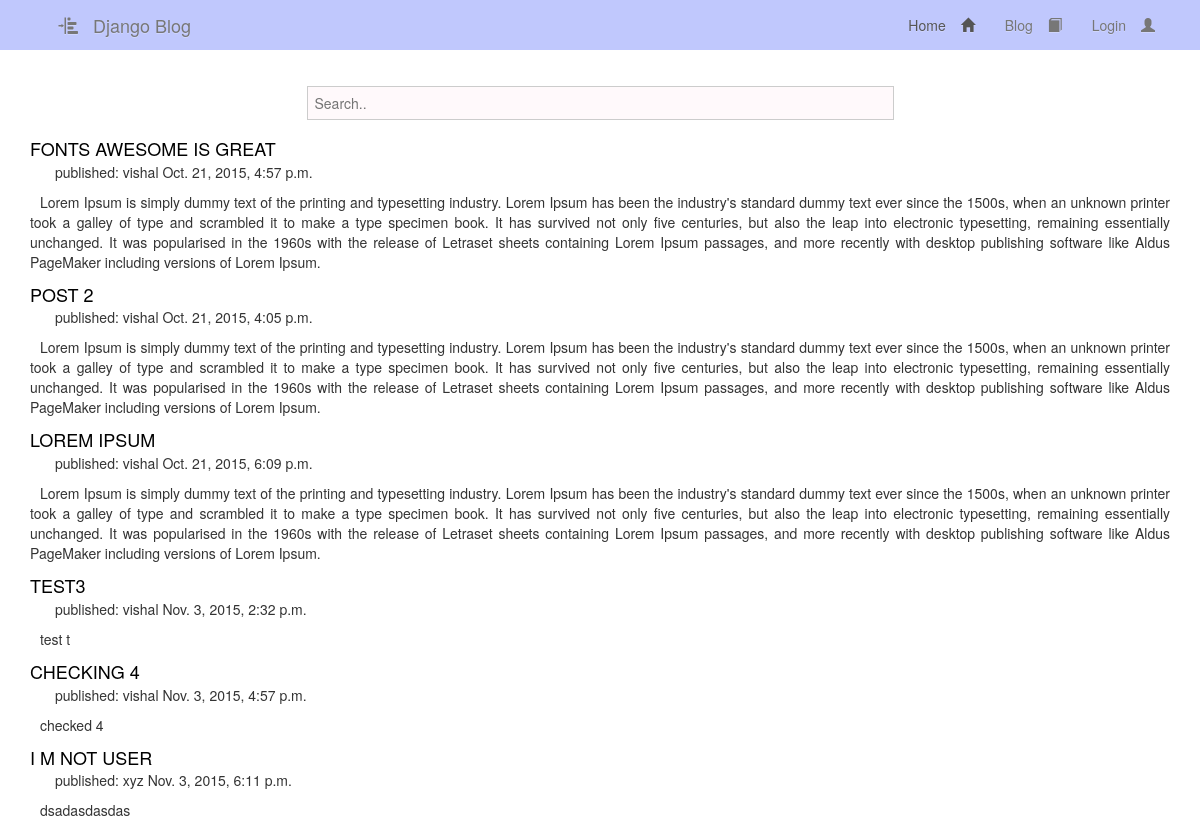
The page /blog/ on the database as committed earlier.
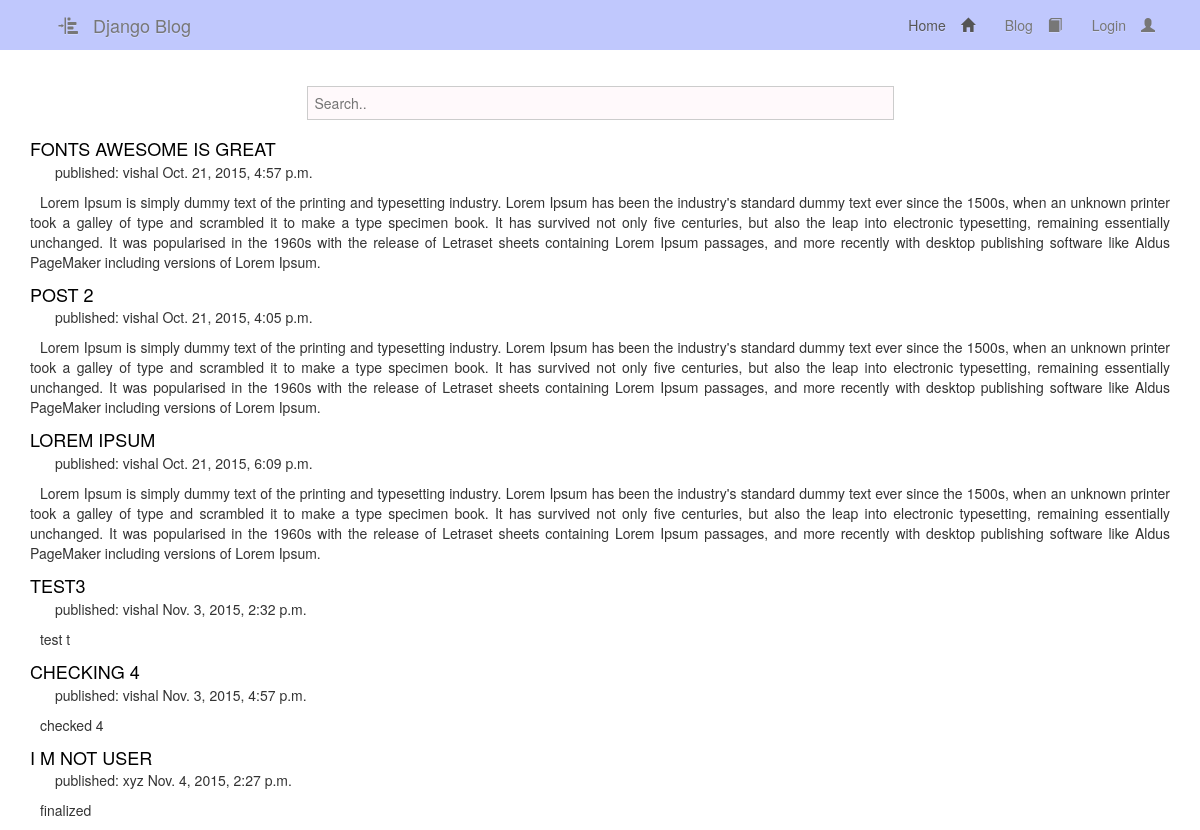
The same page on the database as committed later.
### blog/models.py (models this page shows, shortened)
class Post(models.Model):
    author = models.ForeignKey('auth.User')
    title = models.CharField(max_length=200)
    text = models.TextField()
    created_date = models.DateTimeField(
                    default=timezone.now)
    published_date = models.DateTimeField(
                    blank=True, null=True)

### blog/views.py (the view)
class PostListView(ListView):
    model = Post
    def get_context_data(self, **kwargs):
        context = super(PostListView, self).get_context_data(**kwargs)
        return context
    def get_queryset(self):
        user = self.request.user
        if user.is_superuser:
            return Post.objects.all()
        elif user.is_active :
            return Post.objects.filter(author=user)
        else:
            return Post.objects.all()

### blog/templates/blog/post_list.html (shortened to what this page needs)
{% extends "base.html" %}
{% block content %}
	<div class="container">
			<div class="row form">
				<form action="/search/" method="get" >{% csrf_token %}
					<input type="search" name="q" id="q" placeholder="Search.."/>
				</form>
			</div>
			<div class="row">
				<div class="post">
					{% for post in object_list %}
			    		<div class="col-lg-12 col-md-12 col-sm-12 col-xs-12 post">
			        		<a class="post_title" href="{% url "posts:post_detail" pk=post.pk %}">{{ post.title }}</a>
			        		<p class="meta">published: {{ post.author }} {{ post.published_date }}</p>
			       		 	<p>{{ post.text|linebreaks }}</p>
			    		</div>
					{% endfor %}
				</div>
			</div>
	</div>
{% endblock content %}

Rows that differ between the two databases and show on the page:
changed Post "I M NOT USER": published_date "Nov. 3, 2015, 6:11 p.m." → "Nov. 4, 2015, 2:27 p.m."; text "dsadasdasdas" → "finalized"
